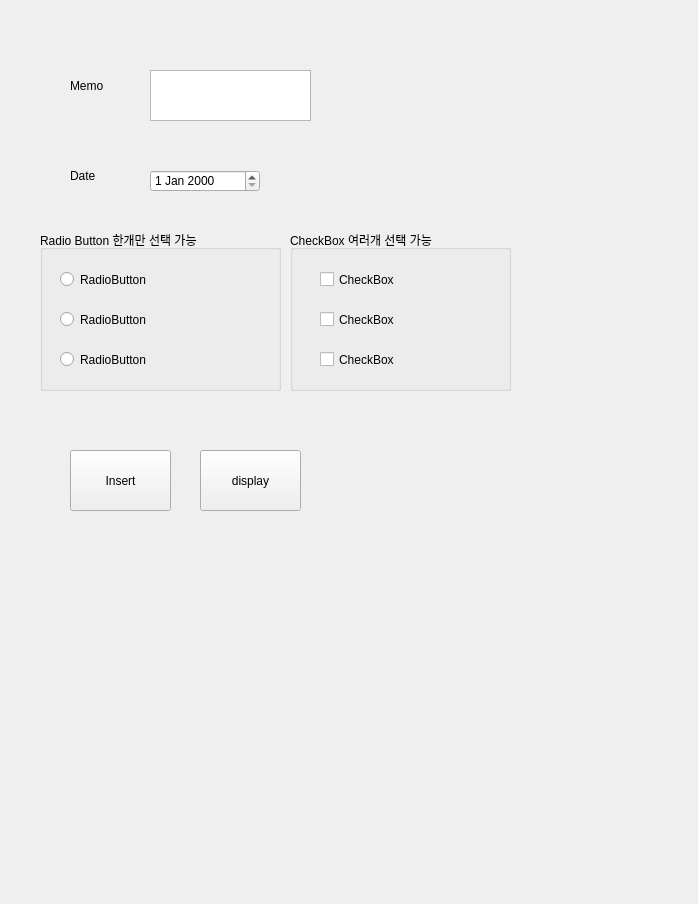
<?xml version="1.0" encoding="UTF-8"?>
<ui version="4.0">
 <class>Form</class>
 <widget class="QWidget" name="Form">
  <property name="geometry">
   <rect>
    <x>0</x>
    <y>0</y>
    <width>698</width>
    <height>904</height>
   </rect>
  </property>
  <property name="windowTitle">
   <string>Form</string>
  </property>
  <widget class="QTextEdit" name="txt_memo">
   <property name="geometry">
    <rect>
     <x>150</x>
     <y>70</y>
     <width>161</width>
     <height>51</height>
    </rect>
   </property>
  </widget>
  <widget class="QLabel" name="label">
   <property name="geometry">
    <rect>
     <x>70</x>
     <y>80</y>
     <width>54</width>
     <height>12</height>
    </rect>
   </property>
   <property name="text">
    <string>Memo</string>
   </property>
  </widget>
  <widget class="QPushButton" name="btn_insert">
   <property name="geometry">
    <rect>
     <x>70</x>
     <y>450</y>
     <width>101</width>
     <height>61</height>
    </rect>
   </property>
   <property name="text">
    <string>Insert</string>
   </property>
  </widget>
  <widget class="QPushButton" name="btn_display">
   <property name="geometry">
    <rect>
     <x>200</x>
     <y>450</y>
     <width>101</width>
     <height>61</height>
    </rect>
   </property>
   <property name="text">
    <string>display</string>
   </property>
  </widget>
  <widget class="QDateEdit" name="dateEdit">
   <property name="geometry">
    <rect>
     <x>150</x>
     <y>170</y>
     <width>110</width>
     <height>22</height>
    </rect>
   </property>
  </widget>
  <widget class="QLabel" name="label_2">
   <property name="geometry">
    <rect>
     <x>70</x>
     <y>170</y>
     <width>54</width>
     <height>12</height>
    </rect>
   </property>
   <property name="text">
    <string>Date</string>
   </property>
  </widget>
  <widget class="QGroupBox" name="groupBox">
   <property name="geometry">
    <rect>
     <x>40</x>
     <y>230</y>
     <width>241</width>
     <height>161</height>
    </rect>
   </property>
   <property name="title">
    <string>Radio Button 한개만 선택 가능</string>
   </property>
   <widget class="QRadioButton" name="rad3">
    <property name="geometry">
     <rect>
      <x>20</x>
      <y>120</y>
      <width>108</width>
      <height>19</height>
     </rect>
    </property>
    <property name="text">
     <string>RadioButton</string>
    </property>
   </widget>
   <widget class="QRadioButton" name="rad1">
    <property name="geometry">
     <rect>
      <x>20</x>
      <y>40</y>
      <width>108</width>
      <height>19</height>
     </rect>
    </property>
    <property name="text">
     <string>RadioButton</string>
    </property>
   </widget>
   <widget class="QRadioButton" name="rad2">
    <property name="geometry">
     <rect>
      <x>20</x>
      <y>80</y>
      <width>108</width>
      <height>19</height>
     </rect>
    </property>
    <property name="text">
     <string>RadioButton</string>
    </property>
   </widget>
  </widget>
  <widget class="QGroupBox" name="groupBox_2">
   <property name="geometry">
    <rect>
     <x>290</x>
     <y>230</y>
     <width>221</width>
     <height>161</height>
    </rect>
   </property>
   <property name="title">
    <string>CheckBox 여러개 선택 가능</string>
   </property>
   <widget class="QCheckBox" name="checkBox_3">
    <property name="geometry">
     <rect>
      <x>30</x>
      <y>120</y>
      <width>96</width>
      <height>19</height>
     </rect>
    </property>
    <property name="text">
     <string>CheckBox</string>
    </property>
   </widget>
   <widget class="QCheckBox" name="checkBox">
    <property name="geometry">
     <rect>
      <x>30</x>
      <y>40</y>
      <width>96</width>
      <height>19</height>
     </rect>
    </property>
    <property name="text">
     <string>CheckBox</string>
    </property>
   </widget>
   <widget class="QCheckBox" name="checkBox_2">
    <property name="geometry">
     <rect>
      <x>30</x>
      <y>80</y>
      <width>96</width>
      <height>19</height>
     </rect>
    </property>
    <property name="text">
     <string>CheckBox</string>
    </property>
   </widget>
  </widget>
 </widget>
 <resources/>
 <connections/>
</ui>
